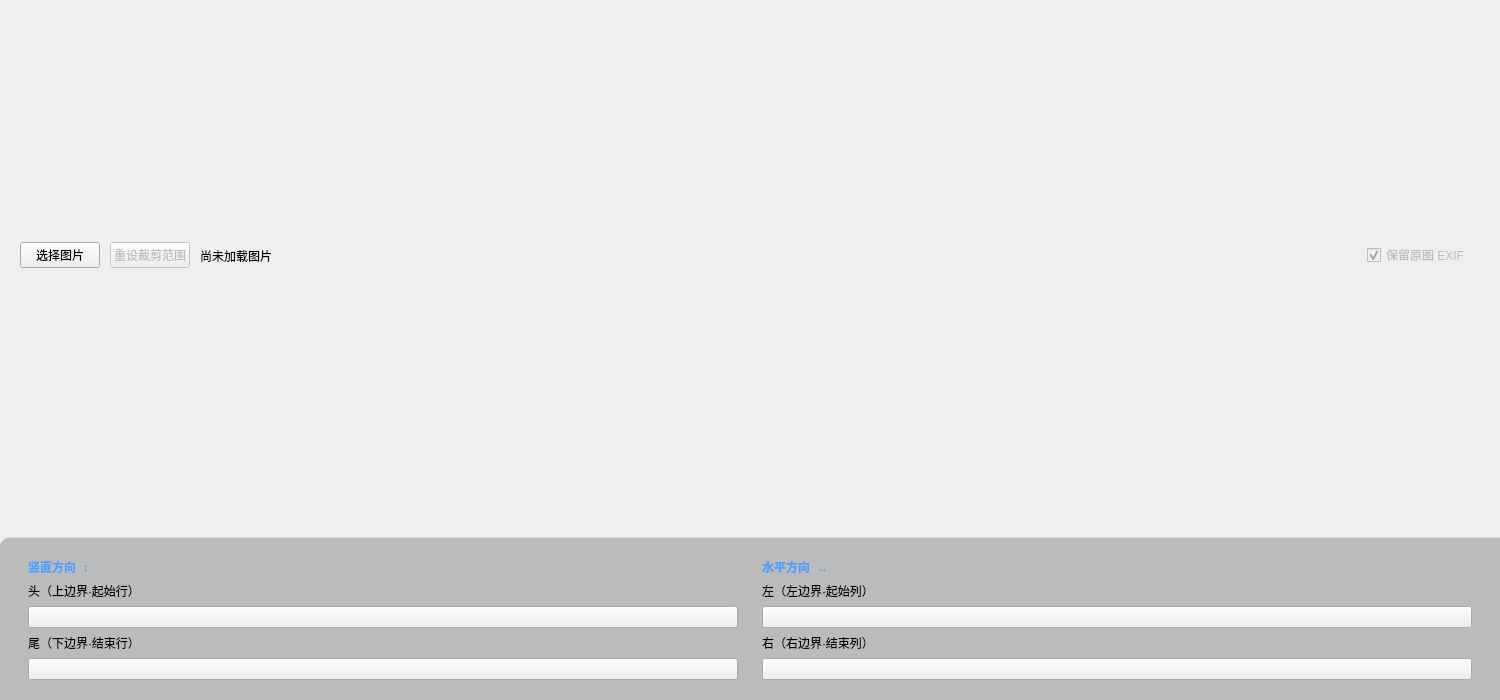
<?xml version="1.0" encoding="UTF-8"?>
<ui version="4.0">
 <class>cropInterface</class>
 <widget class="QWidget" name="cropInterface">
  <property name="geometry">
   <rect>
    <x>0</x>
    <y>0</y>
    <width>1500</width>
    <height>700</height>
   </rect>
  </property>
  <property name="windowTitle">
   <string>纯色区域智能裁剪工具</string>
  </property>
  <property name="autoFillBackground">
   <bool>false</bool>
  </property>
  <layout class="QVBoxLayout" name="mainLayout" stretch="100,0">
   <property name="spacing">
    <number>0</number>
   </property>
   <property name="leftMargin">
    <number>0</number>
   </property>
   <property name="topMargin">
    <number>0</number>
   </property>
   <property name="rightMargin">
    <number>0</number>
   </property>
   <property name="bottomMargin">
    <number>0</number>
   </property>
   <item>
    <widget class="QWidget" name="content" native="true">
     <property name="autoFillBackground">
      <bool>false</bool>
     </property>
     <layout class="QVBoxLayout" name="contentLayout" stretch="0,100">
      <property name="spacing">
       <number>12</number>
      </property>
      <property name="leftMargin">
       <number>20</number>
      </property>
      <property name="topMargin">
       <number>20</number>
      </property>
      <property name="rightMargin">
       <number>20</number>
      </property>
      <property name="bottomMargin">
       <number>12</number>
      </property>
      <item>
       <layout class="QHBoxLayout" name="toolbarLayout">
        <property name="spacing">
         <number>10</number>
        </property>
        <item>
         <widget class="PrimaryPushButton" name="btn_load">
          <property name="text">
           <string>选择图片</string>
          </property>
         </widget>
        </item>
        <item>
         <widget class="PushButton" name="btn_reset">
          <property name="enabled">
           <bool>false</bool>
          </property>
          <property name="text">
           <string>重设裁剪范围</string>
          </property>
         </widget>
        </item>
        <item>
         <widget class="CaptionLabel" name="lbl_info">
          <property name="text">
           <string>尚未加载图片</string>
          </property>
         </widget>
        </item>
        <item>
         <spacer name="toolbarSpacer">
          <property name="orientation">
           <enum>Qt::Horizontal</enum>
          </property>
          <property name="sizeHint" stdset="0">
           <size>
            <width>40</width>
            <height>20</height>
           </size>
          </property>
         </spacer>
        </item>
        <item>
         <widget class="CheckBox" name="chk_exif">
          <property name="enabled">
           <bool>false</bool>
          </property>
          <property name="text">
           <string>保留原图 EXIF</string>
          </property>
          <property name="checked">
           <bool>true</bool>
          </property>
         </widget>
        </item>
        <item>
         <widget class="SplitPushButton" name="btn_save">
          <property name="enabled">
           <bool>false</bool>
          </property>
          <property name="text_" stdset="0">
           <string>快速保存</string>
          </property>
          <property name="text" stdset="0">
           <string/>
          </property>
         </widget>
        </item>
       </layout>
      </item>
      <item>
       <layout class="QGridLayout" name="grid">
        <property name="leftMargin">
         <number>0</number>
        </property>
        <property name="topMargin">
         <number>0</number>
        </property>
        <property name="rightMargin">
         <number>0</number>
        </property>
        <property name="bottomMargin">
         <number>0</number>
        </property>
        <property name="spacing">
         <number>0</number>
        </property>
        <item row="0" column="0">
         <widget class="QWidget" name="corner" native="true">
          <property name="minimumSize">
           <size>
            <width>22</width>
            <height>22</height>
           </size>
          </property>
          <property name="maximumSize">
           <size>
            <width>22</width>
            <height>22</height>
           </size>
          </property>
          <property name="autoFillBackground">
           <bool>false</bool>
          </property>
         </widget>
        </item>
       </layout>
      </item>
     </layout>
    </widget>
   </item>
   <item>
    <widget class="QFrame" name="snap_panel">
     <property name="styleSheet">
      <string notr="true">QFrame#snap_panel {
    background-color: rgba(0, 0, 0, 0.22);
    border: none;
    border-top: 1px solid rgba(255, 255, 255, 0.08);
    border-top-left-radius: 10px;
}
QFrame#snap_panel QLabel {
    background: transparent;
}</string>
     </property>
     <layout class="QHBoxLayout" name="snapLayout">
      <property name="spacing">
       <number>24</number>
      </property>
      <property name="leftMargin">
       <number>28</number>
      </property>
      <property name="topMargin">
       <number>20</number>
      </property>
      <property name="rightMargin">
       <number>28</number>
      </property>
      <property name="bottomMargin">
       <number>20</number>
      </property>
      <item>
       <layout class="QVBoxLayout" name="vGroup" stretch="1,0,0,0,0">
        <property name="spacing">
         <number>6</number>
        </property>
        <item>
         <widget class="BodyLabel" name="v_title">
          <property name="styleSheet">
           <string notr="true">font-weight: bold; color: #4a9eff; background: transparent;</string>
          </property>
          <property name="text">
           <string>竖直方向  ↕</string>
          </property>
         </widget>
        </item>
        <item>
         <widget class="CaptionLabel" name="v_start_title">
          <property name="text">
           <string>头（上边界·起始行）</string>
          </property>
         </widget>
        </item>
        <item>
         <widget class="ComboBox" name="v_start_combo">
          <property name="minimumSize">
           <size>
            <width>180</width>
            <height>0</height>
           </size>
          </property>
         </widget>
        </item>
        <item>
         <widget class="CaptionLabel" name="v_end_title">
          <property name="text">
           <string>尾（下边界·结束行）</string>
          </property>
         </widget>
        </item>
        <item>
         <widget class="ComboBox" name="v_end_combo">
          <property name="minimumSize">
           <size>
            <width>180</width>
            <height>0</height>
           </size>
          </property>
         </widget>
        </item>
       </layout>
      </item>
      <item>
       <layout class="QVBoxLayout" name="hGroup" stretch="1,0,0,0,0">
        <property name="spacing">
         <number>6</number>
        </property>
        <item>
         <widget class="BodyLabel" name="h_title">
          <property name="styleSheet">
           <string notr="true">font-weight: bold; color: #4a9eff; background: transparent;</string>
          </property>
          <property name="text">
           <string>水平方向  ↔</string>
          </property>
         </widget>
        </item>
        <item>
         <widget class="CaptionLabel" name="h_start_title">
          <property name="text">
           <string>左（左边界·起始列）</string>
          </property>
         </widget>
        </item>
        <item>
         <widget class="ComboBox" name="h_start_combo">
          <property name="minimumSize">
           <size>
            <width>180</width>
            <height>0</height>
           </size>
          </property>
         </widget>
        </item>
        <item>
         <widget class="CaptionLabel" name="h_end_title">
          <property name="text">
           <string>右（右边界·结束列）</string>
          </property>
         </widget>
        </item>
        <item>
         <widget class="ComboBox" name="h_end_combo">
          <property name="minimumSize">
           <size>
            <width>180</width>
            <height>0</height>
           </size>
          </property>
         </widget>
        </item>
       </layout>
      </item>
     </layout>
    </widget>
   </item>
  </layout>
 </widget>
 <customwidgets>
  <customwidget>
   <class>CheckBox</class>
   <extends>QCheckBox</extends>
   <header>qfluentwidgets</header>
  </customwidget>
  <customwidget>
   <class>ComboBox</class>
   <extends>QPushButton</extends>
   <header>qfluentwidgets</header>
  </customwidget>
  <customwidget>
   <class>PushButton</class>
   <extends>QPushButton</extends>
   <header>qfluentwidgets</header>
  </customwidget>
  <customwidget>
   <class>PrimaryPushButton</class>
   <extends>PushButton</extends>
   <header>qfluentwidgets</header>
  </customwidget>
  <customwidget>
   <class>SplitPushButton</class>
   <extends>QWidget</extends>
   <header>qfluentwidgets</header>
  </customwidget>
  <customwidget>
   <class>CaptionLabel</class>
   <extends>QLabel</extends>
   <header>qfluentwidgets</header>
  </customwidget>
  <customwidget>
   <class>BodyLabel</class>
   <extends>QLabel</extends>
   <header>qfluentwidgets</header>
  </customwidget>
 </customwidgets>
 <resources/>
 <connections/>
</ui>
